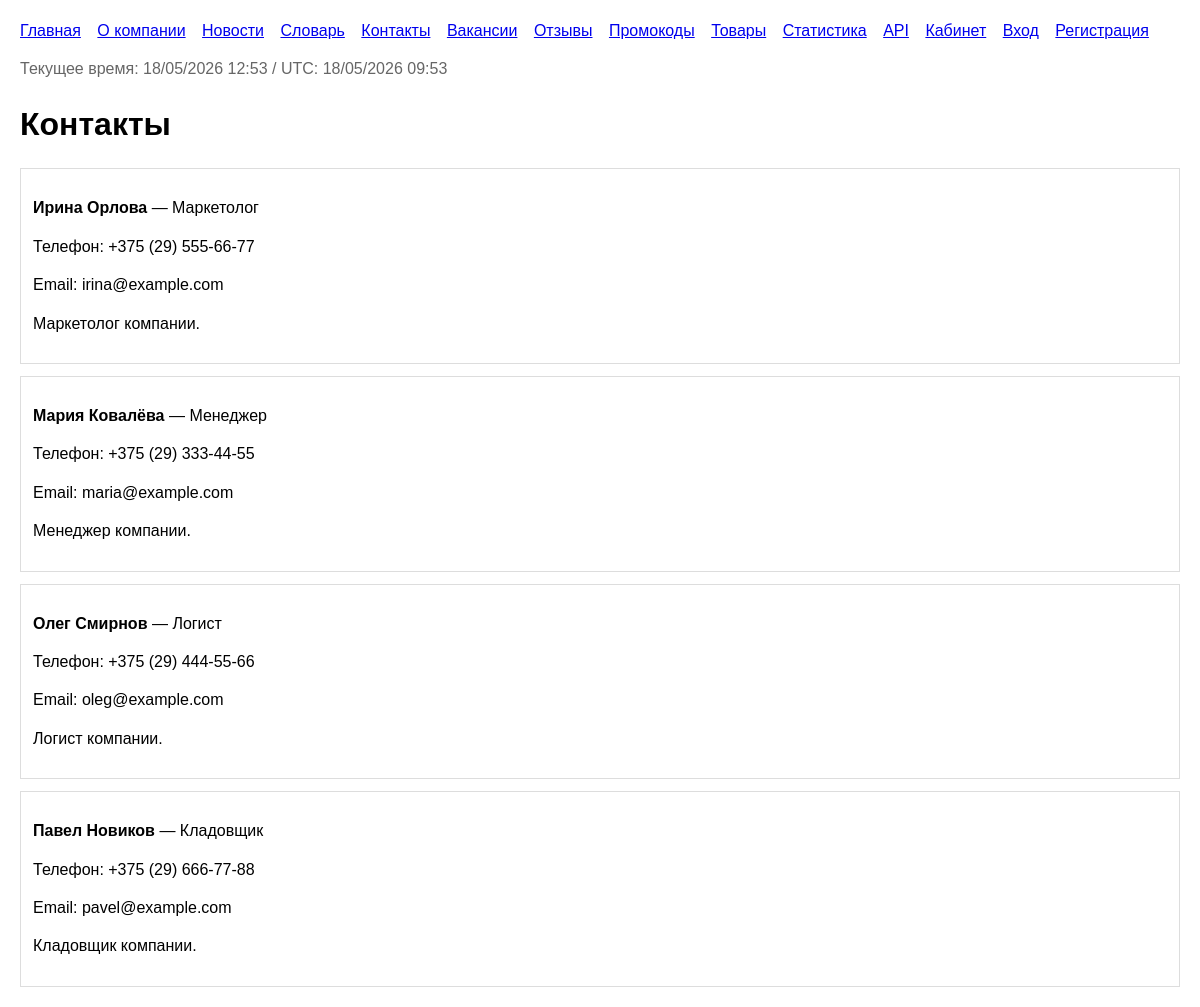
/contacts/, run on the app's committed database.
### catalog/models.py (models this page shows, shortened)
class TimeStampedModel(models.Model):
    created_at = models.DateTimeField(auto_now_add=True)
    updated_at = models.DateTimeField(auto_now=True)
    class Meta:
        abstract = True

class ContactPerson(TimeStampedModel):
    full_name = models.CharField(max_length=200)
    role = models.CharField(max_length=120)
    phone = models.CharField(max_length=20, validators=[PHONE_VALIDATOR])
    email = models.EmailField()
    description = models.TextField(blank=True)
    photo = models.FileField(upload_to='contacts/', blank=True, null=True)
    photo_url = models.URLField(blank=True)
    class Meta:
        ordering = ['full_name']
    @property
    def photo_source(self):
        if self.photo:
            return self.photo.url
        return self.photo_url

### catalog/views.py (the view)
# urls.py: path('contacts/', views.contacts, name='contacts'),
def contacts(request):
    return render(request, 'catalog/contacts.html', page_context(contacts=ContactPerson.objects.all()))

### catalog/views.py (called while the page is built)
def page_context(**kwargs):
    ctx = {'current_dt': timezone.now()}
    ctx.update(kwargs)
    return ctx

### templates/catalog/contacts.html (shortened to what this page needs)
{% extends 'catalog/base.html' %}
{% block content %}
<h1>Контакты</h1>
{% for person in contacts %}
    <div class="card">
        <p><strong>{{ person.full_name }}</strong> — {{ person.role }}</p>
        <p>Телефон: {{ person.phone }}</p>
        <p>Email: {{ person.email }}</p>
        <p>{{ person.description }}</p>
    </div>
{% empty %}
    <p>Контакты пока не заполнены.</p>
{% endfor %}
{% endblock %}

### templates/catalog/base.html (style rules this page uses)
body { font-family: Arial, sans-serif; margin: 20px; line-height: 1.4; }
.card { border: 1px solid #ddd; padding: 12px; margin: 12px 0; }

### data on the page
ContactPerson: full_name "Ирина Орлова", role "Маркетолог", phone "+375 (29) 555-66-77", email "irina@example.com", description "Маркетолог компании."
ContactPerson: full_name "Мария Ковалёва", role "Менеджер", phone "+375 (29) 333-44-55", email "maria@example.com", description "Менеджер компании."
ContactPerson: full_name "Олег Смирнов", role "Логист", phone "+375 (29) 444-55-66", email "oleg@example.com", description "Логист компании."
ContactPerson: full_name "Павел Новиков", role "Кладовщик", phone "+375 (29) 666-77-88", email "pavel@example.com", description "Кладовщик компании."
